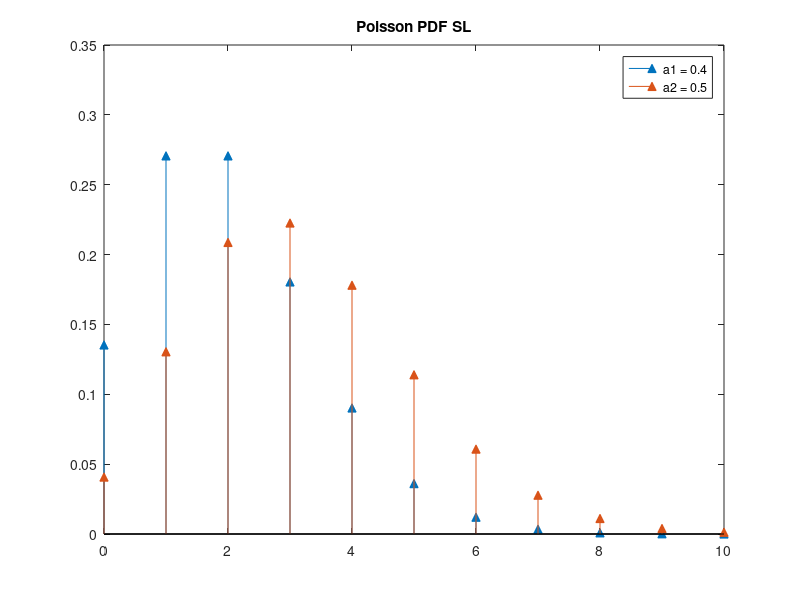

Recreate this plot in MATLAB.
%          mu DOF1 DOF2  p1  p2  ?1  ?2
% Sam Lamb 5.0  3    5  0.4 0.5 2.0 3.2

% Samuel Lamb
% 10/4/2019
% Gauss MATLAB Assignment

% expcdf()
% exppdf()
% chi2cdf()
% chi2pdf,
% binocdf()
% binopdf()
% poisscdf()
% poisspdf()
% hold on
% hold off
% figure(gcf)
% pause
% For labeling plots
% xlabel()
% ylabel()
% legend()
% gtext()
% title()
% subplots()

%universal variables
mu = 5.0;
DOF1 = 3;
DOF2 = 5;
p1 = 0.4;
p2 = 0.5;
lam1 = 2.0;
lam2 = 3.2;

%exponential distribution
x = 0:0.2:25;
N = exppdf(x,mu); 
P = expcdf(x,mu);
plot(x,P,x,N);
title('Exponential Distribution SL mu = 5');
legend('CDF','PDF');
pause;

%chi-square distribution
x = 0:0.5:15;
P = chi2cdf(x,3);
P2 = chi2cdf(x,5);
plot(x,P,x,P2);
title('Chi-square CDF SL');
legend('DOF = 3','DOF = 5');
axis ([0 15 0 1]);
pause;


x = 0:0.5:15;
P = chi2pdf(x,3);
P2 = chi2pdf(x,5);
plot(x,P,x,P2);
title('Chi-square PDF SL');
legend('DOF = 3','DOF = 5');
pause;


%binomial distribution

% With Stem and Stair plots, the "hold on" and "hold off" commands
% prove very useful. They allow multiple variables to be plotted
% on the same graph.

x = 0:0.5:10;
N = 10;
BCDF2 = binocdf(x,N,p2);
BCDF1 = binocdf(x,N,p1);
stairs(x,BCDF1);
hold on;
stairs(x,BCDF2);
hold off;
title('Binomial CDF w/ N = 10  SL');
legend('p = 0.4', 'p = 0.5');
pause;

x = 0:1:10;
BPDF1 = binopdf(x,N,p1);
BPDF2 = binopdf(x,N,p2);
stem(x,BPDF1,'^','filled'); %The carrot command makes the output vectors arrows, and the filled command makes the output vectors colored in
hold on;
stem(x,BPDF2,'^','filled');
hold off;
title('Binomial PDF w/ N = 10  SL');
legend('p = 0.4','p = 0.5');
pause;

%poisson distribution
x = 0:1:10;
PCDF2 = poisscdf(x,lam2);
PCDF1 = poisscdf(x,lam1);
stairs(x,PCDF1);
hold on;
stairs(x,PCDF2); 
hold off;
title('Poisson CDF SL');
legend('a1 = 0.4', 'a2 = 0.5');
pause;

PPDF1 = poisspdf(x,lam1);
PPDF2 = poisspdf(x,lam2);
stem(x,PPDF1,'^','filled');
hold on;
stem(x,PPDF2,'^','filled');
hold off;
title('Poisson PDF SL');
legend('a1 = 0.4','a2 = 0.5');
pause;

% y = imread('ruff.jpg');
% imshow(y);
